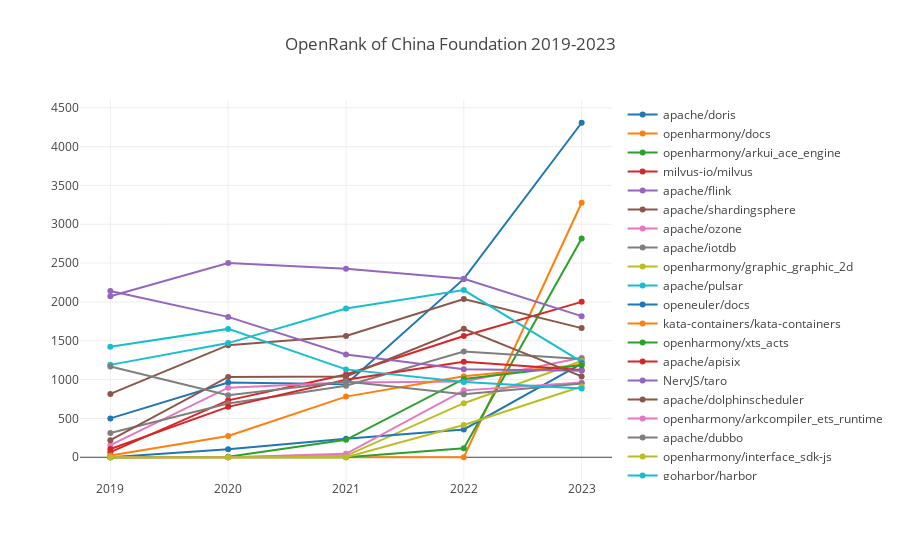

This figure's notebook cell:
### Markdown cell above
### 中国基金会旗下项目OpenRank Top 10 变化趋势

### Code cell
processFoundationFieldData([':regions/CN', 'Foundation'], 'China Foundation');

### Figure 1 — Plotly figure (JSON) as saved in the notebook; plotly's stock layout.template omitted (floating-point values rounded to 4 significant figures)
{"data": [{"name": "apache/doris", "x": [2019, 2020, 2021, 2022, 2023], "y": [500.4, 961.5, 940.8, 2296.0, 4307.0]}, {"name": "openharmony/docs", "x": [2019, 2020, 2021, 2022, 2023], "y": [0, 0, 0, 0, 3278.0]}, {"name": "openharmony/arkui_ace_engine", "x": [2019, 2020, 2021, 2022, 2023], "y": [0, 0, 0, 115.9, 2818.0]}, {"name": "milvus-io/milvus", "x": [2019, 2020, 2021, 2022, 2023], "y": [65.9, 732.5, 1065.0, 1560.0, 2001.0]}, {"name": "apache/flink", "x": [2019, 2020, 2021, 2022, 2023], "y": [2072.0, 2501.0, 2427.0, 2299.0, 1817.0]}, {"name": "apache/shardingsphere", "x": [2019, 2020, 2021, 2022, 2023], "y": [815.8, 1443.0, 1562.0, 2038.0, 1663.0]}, {"name": "apache/ozone", "x": [2019, 2020, 2021, 2022, 2023], "y": [157.2, 896.2, 961.8, 976.6, 1282.0]}, {"name": "apache/iotdb", "x": [2019, 2020, 2021, 2022, 2023], "y": [311.4, 691, 921.0, 1363.0, 1266.0]}, {"name": "openharmony/graphic_graphic_2d", "x": [2019, 2020, 2021, 2022, 2023], "y": [0, 0, 18.11, 696.0, 1240.0]}, {"name": "apache/pulsar", "x": [2019, 2020, 2021, 2022, 2023], "y": [1190.0, 1470.0, 1915.0, 2153.0, 1228.0]}, {"name": "openeuler/docs", "x": [2019, 2020, 2021, 2022, 2023], "y": [0, 101.7, 237.3, 358.2, 1207.0]}, {"name": "kata-containers/kata-containers", "x": [2019, 2020, 2021, 2022, 2023], "y": [21.77, 273.8, 781.0, 1043.0, 1193.0]}, {"name": "openharmony/xts_acts", "x": [2019, 2020, 2021, 2022, 2023], "y": [0, 7.89, 224.6, 1009.0, 1186.0]}, {"name": "apache/apisix", "x": [2019, 2020, 2021, 2022, 2023], "y": [106.8, 649.1, 997.4, 1229.0, 1123.0]}, {"name": "NervJS/taro", "x": [2019, 2020, 2021, 2022, 2023], "y": [2141.0, 1808.0, 1322.0, 1134.0, 1113.0]}, {"name": "apache/dolphinscheduler", "x": [2019, 2020, 2021, 2022, 2023], "y": [220.4, 1034.0, 1041.0, 1655.0, 1041.0]}, {"name": "openharmony/arkcompiler_ets_runtime", "x": [2019, 2020, 2021, 2022, 2023], "y": [0, 0, 44.83, 861.2, 962.0]}, {"name": "apache/dubbo", "x": [2019, 2020, 2021, 2022, 2023], "y": [1169.0, 797.3, 976.5, 811.9, 950.8]}, {"name": "openharmony/interface_sdk-js", "x": [2019, 2020, 2021, 2022, 2023], "y": [0, 0, 0, 415.0, 910.9]}, {"name": "goharbor/harbor", "x": [2019, 2020, 2021, 2022, 2023], "y": [1422.0, 1653.0, 1131.0, 970.2, 885.0]}], "layout": {"autosize": true, "title": {"text": "OpenRank of China Foundation 2019-2023"}, "xaxis": {"autorange": true, "range": [2019.0, 2023.0], "type": "linear"}, "yaxis": {"autorange": true, "range": [-355.5, 4663.0], "type": "linear"}}}
